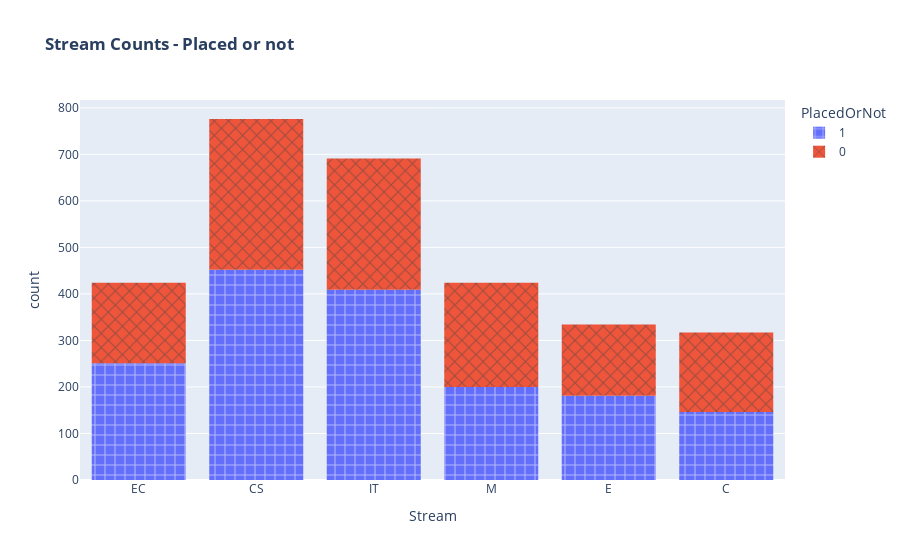

Write notebook code for a chart like this one.
### Code cell
fig = px.histogram(data_frame=df, x='Stream', color='PlacedOrNot', title="<b>Stream Counts - Placed or not</b>", 
                   pattern_shape='PlacedOrNot', pattern_shape_sequence=['+', 'x'])
fig.show()
# Computer Science student placed more compared to other streams

### Figure 1 — Plotly figure (JSON) as saved in the notebook; plotly's stock layout.template omitted (floating-point values rounded to 4 significant figures; data arrays with more than 128 entries replaced by an {"elided": "..."} marker saying what was removed)
{"data": [{"alignmentgroup": "True", "bingroup": "x", "hovertemplate": "PlacedOrNot=1<br>Stream=%{x}<br>count=%{y}<extra></extra>", "legendgroup": "1", "marker": {"color": "#636efa", "pattern": {"shape": "+"}}, "name": "1", "offsetgroup": "1", "orientation": "v", "showlegend": true, "type": "histogram", "x": {"elided": "1639 str values"}, "xaxis": "x", "yaxis": "y"}, {"alignmentgroup": "True", "bingroup": "x", "hovertemplate": "PlacedOrNot=0<br>Stream=%{x}<br>count=%{y}<extra></extra>", "legendgroup": "0", "marker": {"color": "#EF553B", "pattern": {"shape": "x"}}, "name": "0", "offsetgroup": "0", "orientation": "v", "showlegend": true, "type": "histogram", "x": {"elided": "1327 str values"}, "xaxis": "x", "yaxis": "y"}], "layout": {"barmode": "relative", "legend": {"title": {"text": "PlacedOrNot"}, "tracegroupgap": 0}, "title": {"text": "<b>Stream Counts - Placed or not</b>"}, "xaxis": {"anchor": "y", "domain": [0, 1], "title": {"text": "Stream"}}, "yaxis": {"anchor": "x", "domain": [0, 1], "title": {"text": "count"}}}}
